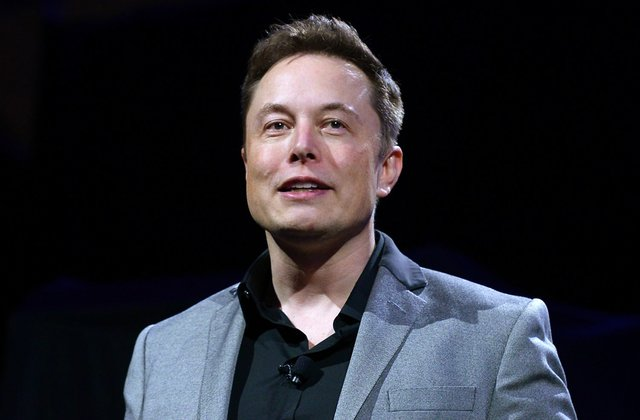
#> input picture 04.Different types of Blur/elon.jfif, 640 x 420 px, found by its file name
$ jupyter execute 'Different Types of Blur.ipynb'
#> lines starting #> are read from the running program, lines starting #| are printed output that depends on the picture
[cell 1]
import cv2
from google.colab.patches import cv2_imshow

[cell 2]
img = cv2.imread("/content/elon.jfif")
#> img is the input picture: shape (420, 640, 3); mean B, G, R 45, 39, 39.2

[cell 3]
cv2_imshow(img)

## Gaussian Blur

[cell 4]
# Kernal Size
ksize = (9,9)

sigmaX = 0

[cell 5]
gaussianBlurImg = cv2.GaussianBlur(img, ksize, sigmaX)
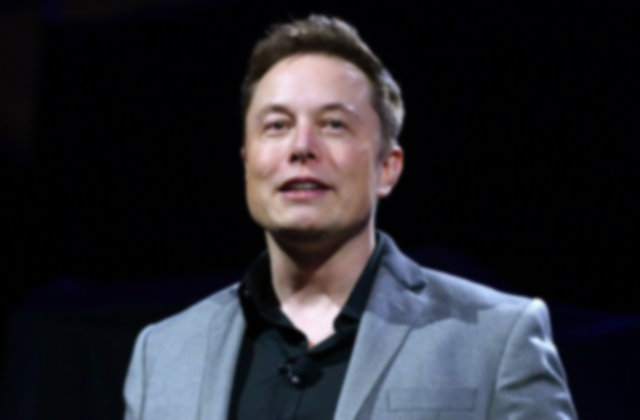
#> gaussianBlurImg: shape (420, 640, 3); mean B, G, R 45, 39.1, 39.2

[cell 6]
cv2_imshow(gaussianBlurImg)

## Median Blur

[cell 7]
img = cv2.imread("/content/elon.jfif")

[cell 8]
ksize = 9

[cell 9]
medianBlurImg = cv2.medianBlur(img, ksize)

[cell 10]
cv2_imshow(medianBlurImg)

## Bilateral Blur

[cell 11]
img = cv2.imread("/content/elon.jfif")

[cell 12]
k = 9
sigmaColor = sigmaSpace = 75

[cell 13]
bilateralBlurImg = cv2.bilateralFilter(img, k, sigmaColor, sigmaSpace)
